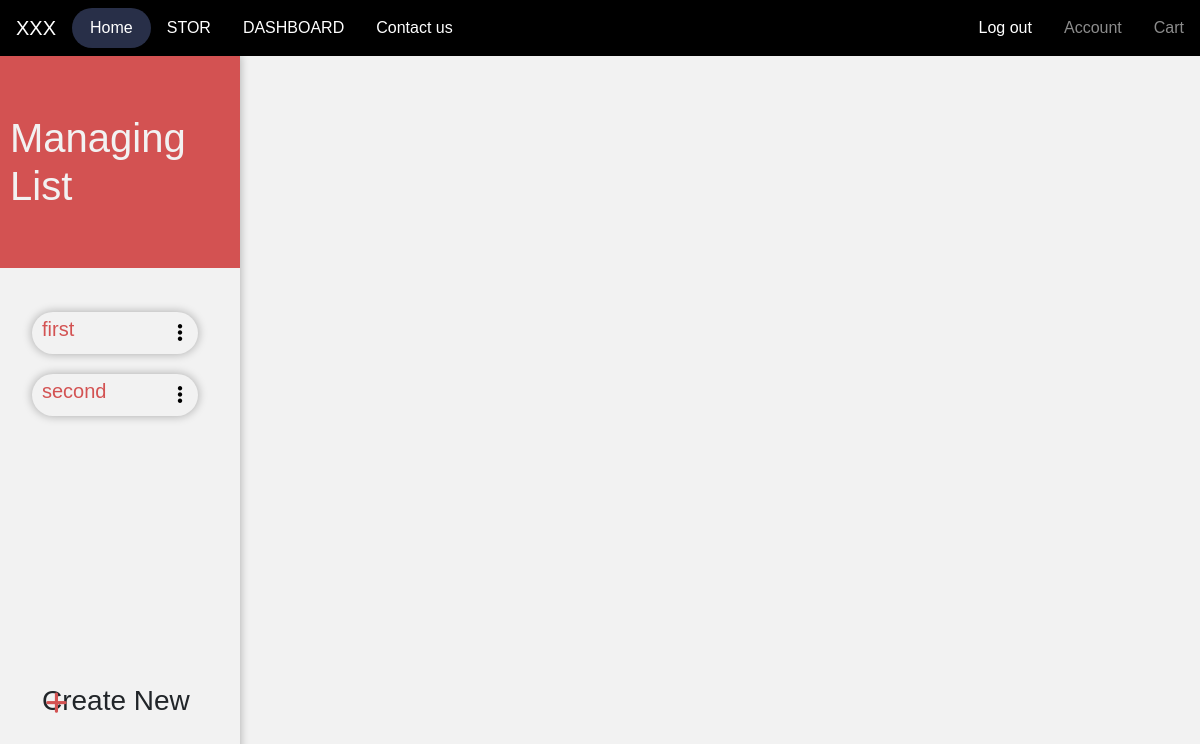
/List_Management (signed in), run on an earlier commit of the app's database.
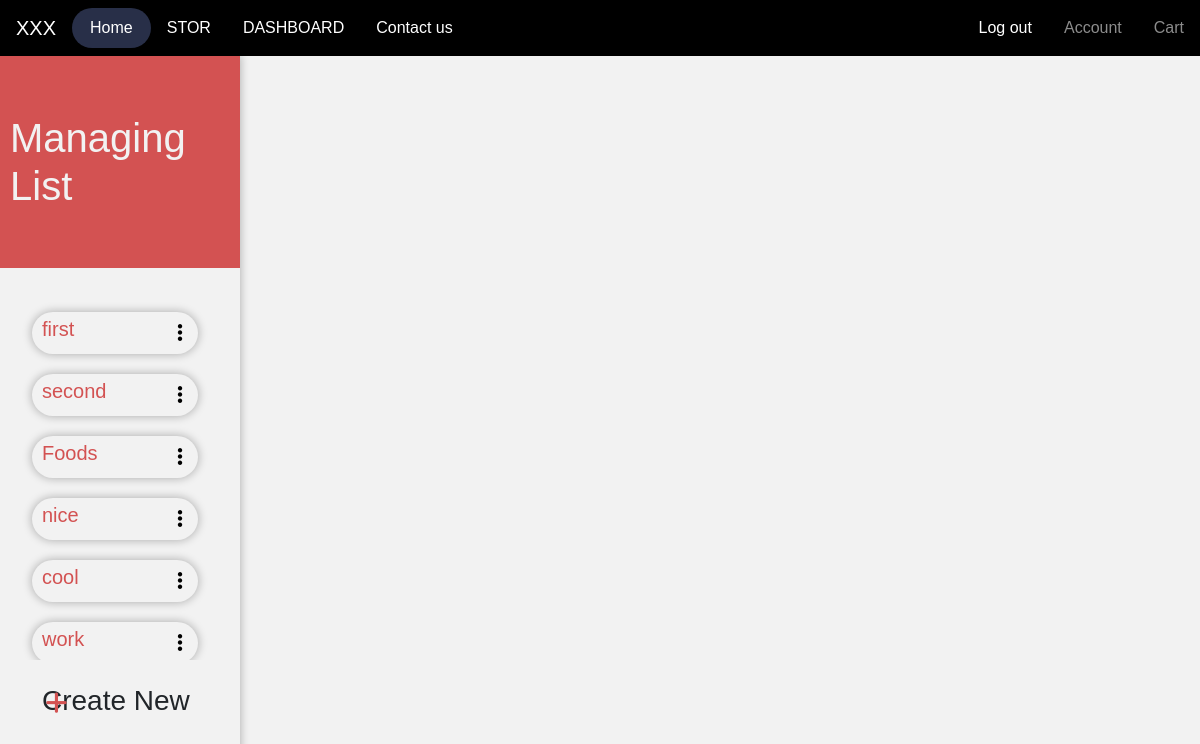
And on a later commit of the database.
### app/models.py (models this page shows, shortened)
class saveInfluncer(models.Model):
    title = models.CharField(max_length=120)
    brand = models.ForeignKey(Brand,on_delete = models.CASCADE)
    infl = models.ManyToManyField(Influencer)

### app/Brand.py (the view, shortened to what this page needs)
# urls.py: path('List_Management',list_management,name="listM"),
@login_required
def list_management(e):
    brand = Brand.objects.get(user = e.user)
    lists = saveInfluncer.objects.filter(brand = brand).all()
    return render(e,"Brand/listmanagement.html",{
        'lists':lists,
    })

### app/templatetags/main_tag.py (called while the page is built)
def type(user):
    inf = Influencer.objects.all()
    brand = Brand.objects.all()
    for i in brand:
        if user == i.user:
            return "brand"
    for i in inf:
        if user == i.user:
            return "Influencer"

### templates/Brand/listmanagement.html (shortened to what this page needs)
{%  extends 'base.html'%}
{% load static %}
{%block body%}
<div class="flex" style="justify-content: space-between;">
    <div class='aside'>
        <div class="listheader">
            <h1 class="m-auto my-5">Managing List</h1>
        </div>
        <div class="listHolder">
            <ul>
                {%for i in lists%}
                    <li class="list">
                        <h5 id="{{i.id}}" class="lname">{{i.title}}</h5>
                        <div class="subbtn">
                            <button>
                                <i class="fa-solid fa-ellipsis-vertical"></i>
                            </button>
                        </div>
                    </li>
                {%endfor%}
            </ul>
        </div>
        <div class="addList">
            <div class="flex">
                <div class="subbtn">
                    <i class="fa-solid fa-plus" style="position:relative; left:100%;margin:auto;"></i>
                </div>
                <div >
                    <h3 style="text-align:left;margin-left:-18%;">Create New</h3>
                </div>
            </div>
        </div>
    </div>
</div>
{%endblock%}

### templates/base.html (shortened to what this page needs)
{%load static%}
{% load main_tag %}
<!DOCTYPE html>
<html lang="en">
<head>
    <link href="https://cdn.jsdelivr.net/npm/bootstrap@5.2.1/dist/css/bootstrap.min.css" rel="stylesheet">
    <link rel="stylesheet" href="{%static 'css/main.css'%}">
    <link rel="stylesheet" href="{%static 'css/instagram.css'%}">
</head>
<body>
    <header>
        <nav class = "navbar navbar-expand-lg navbar-light  bg-black navbar-dark sticky-top">
            <div class="collapse navbar-collapse" id="navm">
                <ul class="navbar-nav mx-3">
                    <a href="/" class="navbar-brand ms-auto">XXX</a>
                        <li class="nav-item active ">
                            <a href="/" class="nav-link white" style="color:white">Home</a>
                        </li>
                        <li class="nav-item mx-2">
                            <a href="{%url 'stor'%}" class="nav-link white" style="color:white">STOR</a>
                        </li>
                        {%if user.is_authenticated%}
                            {%if user|type == 'brand'%}
                            <li class="nav-item mx-2">
                                <a href="{%url 'branddashboard'%}" class="nav-link" style="color:white">DASHBOARD</a>
                            </li>
                            {%else%}
                            <li class="nav-item mx-2">
                                <a href="{%url 'influncerDashboard'%}" class="nav-link" style="color:white">DASHBOARD</a>
                            </li>
                            {%endif%}
                        {%endif%}
                        <li class="nav-item mx-2">
                            <a href="#" class="nav-link white" style="color:white">Contact us</a>
                        </li>
                    </ul>
            </div>
                <div class="collapse navbar-collapse" id="navm">
                    <ul class="navbar-nav ms-auto">
                        {%if  user.is_authenticated%}
                        <li class="nav-item mx-2">
                            <a href="/logout" class="nav-link" style="color:white">Log out</a>
                        </li>
                        {%endif%}
                        {%if user.is_authenticated%}
                            {% if user|type == 'Influencer'%}
                                <li class="nav-item mx-2">
                                    <a href="{%url 'infacc'%}" class="nav-link" style="color:white">Account</a>
                                </li>
                                {%elif user|type == 'brand'%}
                                <li class="nav-item mx-2">
                                    <a href="#" class="nav-link">Account</a>
                                </li>
                            {%endif%}
                                <li class="nav-item mx-2">
                                    <a href="{%url 'cart'%}" class="nav-link">Cart</a>
                                </li>
                            {%else%}
                            <li class="nav-item mx-2">
                                <a href="{%url 'login'%}" class="nav-link" style="color:white">Account</a>
                            </li>
                        {%endif%}
                    </ul>
                </div>
        </nav>
    </header>
    <div>
        <div class="">
            {%block body%}
            {%endblock%}
        </div>
    </div>
    <footer>
        <div class="footer">
        </div>
    </footer>
</body>
</html>

### static/css/main.css (style rules this page uses)
:root { --shadow:0px 0px 8px 1px rgba(0, 0, 0, 0.25); --rounded:30px; --num-cols:3; --subcolor:#d35252; --subcolorBlue:#282F48; --textColor:#f2f2f2; }
html,body { background-color: #f2f2f2; height: 100%; margin:0; }
body { margin:0; padding: 0; overflow-x: hidden; }
.active { background-color: #282F48; color:#f2f2f2; border-radius: 20px; height: fit-content; width:fit-content; padding:0 10px; }
.active a { color: #f2f2f2; text-decoration: none; }
.aside { position: fixed; width:20%; height: 92%; border-bottom-right-radius: 20px; box-shadow: var(--shadow); }
.listheader { width: 100%; padding:10px; margin: 0; background-color: #d35252; color:#f2f2f2; }
.listHolder { margin:10% auto; height: 50%; overflow-y: scroll; }
.flex { display: flex; flex-wrap:wrap; }
.listHolder ul { list-style-type: none; }
.listHolder li { width:80%; box-shadow: var(--shadow); display: flex; justify-content: space-between; margin:20px 0px; border-radius: var(--rounded); padding:5px 10px; font-size: 20px; color:#d35252; }
.listHolder button { background-color: transparent; outline:none; border:none; }
.addList { width:90%; margin: 0 auto; text-align: center; justify-content: space-between; }
.addList div { margin: auto; }
.addList i { font-size: 25px; color:#d35252; }

### static/css/instagram.css (style rules this page uses)
* { box-sizing: border-box; }
body { width:100%; height:100%; font-family: Sans-serif; }

What changed in the data, as far as the page shows it:
added saveInfluncer: title "Foods"
added saveInfluncer: title "nice"
added saveInfluncer: title "cool"
added saveInfluncer: title "work"
